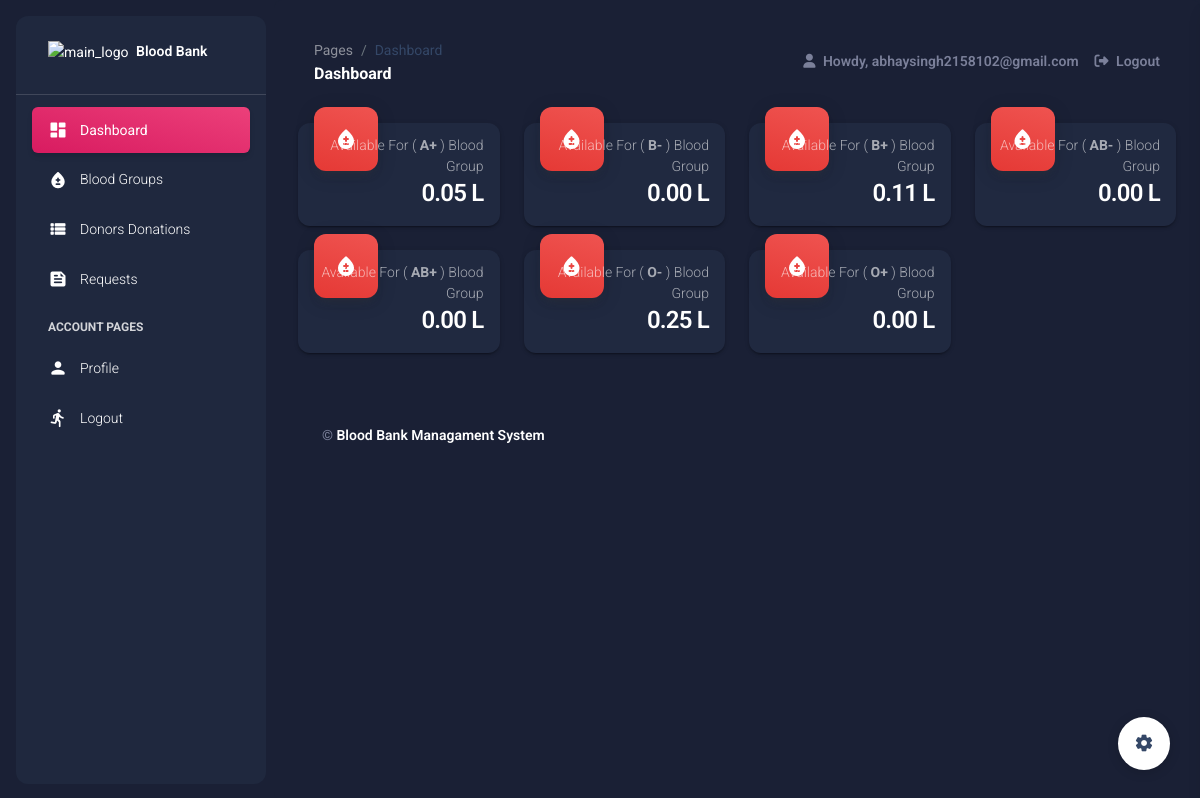
The app's page / (signed in) with its own data.
### bbApp/models.py (models this page shows, shortened)
class Blood_Group(models.Model):
    name = models.CharField(max_length=250)
    status = models.CharField(max_length=2, choices=(('1','Active'),('2','Inactive')), default = 1)
    date_created = models.DateTimeField(default=timezone.now)
    date_updated = models.DateTimeField(auto_now=True)
    def get_total_volume(self):
        try:
            total_donation = Donation.objects.filter(blood_group = self).aggregate(Sum('donation_volume'))['donation_volume__sum']
            if total_donation is None:
                total_donation = 0
        except:
            total_donation = 0
        try:
            total_request = Request.objects.exclude(status = 4).filter(blood_group = self).aggregate(Sum('volume'))['volume__sum']
            if total_request is None:
                total_request = 0
        except:
            total_request = 0
        return (total_donation - total_request) / 1000

### bbApp/views.py (the view)
# urls.py: path('', views.home,name="home-page"),
@login_required
def home(request):
    context['page'] = 'home'
    context['page_title'] = 'Dashboard'
    context['blood_groups'] = models.Blood_Group.objects.filter(status =1).all()
    return render(request,'home.html',context)

### bbApp/templates/home.html (shortened to what this page needs)
{% extends "layouts/base.html" %} {% load humanize %} {% load static %} {% load customfilter %}
{% block content %}
    <div class="container-fluid py-4">
      <div class="row">
        {% for bg in blood_groups %}
        <div class="col-xl-3 col-sm-6 mb-xl-4 mb-4">
          <div class="card">
            <div class="card-header p-3 pt-2">
              <div class="icon icon-lg icon-shape bg-gradient-danger shadow-dark text-center border-radius-xl mt-n4 position-absolute">
                <i class="material-icons opacity-10">bloodtype</i>
              </div>
              <div class="text-end pt-1">
                <p class="text-sm mb-0 text-capitalize">Available for ( <b>{{ bg.name }}</b> ) Blood Group</p>
                <h4 class="mb-0">{{ bg.get_total_volume|floatformat:2|intcomma }} L</h4>
              </div>
            </div>
          </div>
        </div>
        {% endfor %}
      </div>
      {% include 'includes/footer.html' %}
    </div>
{% endblock content %}

### bbApp/templates/layouts/base.html (shortened to what this page needs)
{% load static %} {% load customfilter %}
<!DOCTYPE html>
<html lang="en">
<head>
    <link href="{% static 'plugins/material-dashboard/css/nucleo-icons.css' %}" rel="stylesheet" />
    <link href="{% static 'plugins/material-dashboard/css/nucleo-svg.css' %}" rel="stylesheet" />
    <link rel="stylesheet" href="{% static 'plugins/DataTables/datatables.min.css' %}" />
    <link rel="stylesheet" href="{% static 'default/css/style.css' %}">
    <link id="pagestyle" href="{% static 'plugins/material-dashboard/css/material-dashboard.css' %}" rel="stylesheet" /> {% block stylesheets %}{% endblock stylesheets %}
</head>
<body class="g-sidenav-show bg-gray-200 dark-version">
    {% if has_sidebar %} {% include 'includes/sidebar.html' %} {% endif %}
    <main class="main-content position-relative max-height-vh-100 h-100 border-radius-lg ">
        {% if has_navigation %}{% include 'includes/navigation.html' %}{% endif %}  {% block content %}{% endblock content %}
    </main>
    {% include 'includes/modals.html' %} {% include 'includes/fixed-plugin.html' %} {% include 'includes/scripts.html' %}
</body>
</html>

### bbApp/templates/includes/sidebar.html (shortened to what this page needs)
<aside class="sidenav navbar navbar-vertical navbar-expand-xs border-0 border-radius-xl my-3 fixed-start ms-3   bg-gradient-dark" id="sidenav-main">
    <div class="sidenav-header">
      <a class="navbar-brand m-0"
         href="https://appseed.us/admin-dashboards/flask-dashboard-material-design" target="_blank">
        <img src="{{ MEDIA_URL }}/default/logo.png" class="navbar-brand-img h-100" alt="main_logo">
        <span class="ms-1 font-weight-bold text-white">Blood Bank</span>
      </a>
    </div>
    <hr class="horizontal light mt-0 mb-2">
    <div class="collapse navbar-collapse  w-auto  max-height-vh-100" id="sidenav-collapse-main">
      <ul class="navbar-nav">
        <li class="nav-item">
          <a class="nav-link text-white {% if not page or page == 'home' %} active bg-gradient-primary {% endif %}"
             href="/">
            <div class="text-white text-center me-2 d-flex align-items-center justify-content-center">
              <i class="material-icons opacity-10">dashboard</i>
            </div>
            <span class="nav-link-text ms-1">Dashboard</span>
          </a>
        </li>
        <li class="nav-item">
          <a class="nav-link text-white {% if page == 'blood_group_mgt' %} active bg-gradient-primary {% endif %}"
             href="{% url 'blood_group-page' %}">
            <div class="text-white text-center me-2 d-flex align-items-center justify-content-center">
              <i class="material-icons opacity-10">bloodtype</i>
            </div>
            <span class="nav-link-text ms-1">Blood Groups</span>
          </a>
        </li>
        <li class="nav-item">
          <a class="nav-link text-white {% if page == 'donation_mgt' %} active bg-gradient-primary {% endif %}"
             href="{% url 'donation-page' %}">
            <div class="text-white text-center me-2 d-flex align-items-center justify-content-center">
              <i class="material-icons opacity-10">view_list</i>
            </div>
            <span class="nav-link-text ms-1">Donors Donations</span>
          </a>
        </li>
        <li class="nav-item">
          <a class="nav-link text-white {% if page == 'request_mgt' %} active bg-gradient-primary {% endif %}"
             href="{% url 'request-page' %}">
            <div class="text-white text-center me-2 d-flex align-items-center justify-content-center">
              <i class="material-icons opacity-10">feed</i>
            </div>
            <span class="nav-link-text ms-1">Requests</span>
          </a>
        </li>
        <li class="nav-item mt-3">
          <h6 class="ps-4 ms-2 text-uppercase text-xs text-white font-weight-bolder opacity-8">Account pages</h6>
        </li>
        <li class="nav-item">
          <a class="nav-link text-white {% if page == 'profile' %} active bg-gradient-primary {% endif %}"
             href="{% url 'profile-page' %}">
            <div class="text-white text-center me-2 d-flex align-items-center justify-content-center">
              <i class="material-icons opacity-10">person</i>
            </div>
            <span class="nav-link-text ms-1">Profile</span>
          </a>
        </li>
        <li class="nav-item">
          <a class="nav-link text-white " href="{% url 'logout' %}">
            <div class="text-white text-center me-2 d-flex align-items-center justify-content-center">
              <i class="material-icons opacity-10">directions_run</i>
            </div>
            <span class="nav-link-text ms-1">Logout</span>
          </a>
        </li>
      </ul>
    </div>
  </aside>

### bbApp/templates/includes/navigation.html (shortened to what this page needs)
    <nav class="navbar navbar-main navbar-expand-lg px-0 mx-4 shadow-none border-radius-xl position-sticky mt-4 top-1 z-index-sticky" id="navbarBlur" navbar-scroll="true">
      <div class="container-fluid py-1 px-3">
        <nav aria-label="breadcrumb">
          <ol class="breadcrumb bg-transparent mb-0 pb-0 pt-1 px-0 me-sm-6 me-5">
            <li class="breadcrumb-item text-sm"><a class="opacity-5 text-dark" href="javascript:;">Pages</a></li>
            <li class="breadcrumb-item text-sm text-dark active" aria-current="page">{{ page_title }}</li>
          </ol>
          <h6 class="font-weight-bolder mb-0">{{ page_title }}</h6>
        </nav>
        <div class="collapse navbar-collapse mt-sm-0 mt-2 me-md-0 me-sm-4" id="navbar">
          <ul class="navbar-nav  justify-content-end">
            <li class="nav-item d-flex align-items-center">
              <a href="" class="nav-link text-body font-weight-bold px-3">
                <i class="fa fa-user me-sm-1"></i>
                  Howdy, {{ user.username }}
              </a>
            </li>
            <li class="nav-item d-flex align-items-center">
              <a href="{% url 'logout' %}" class="nav-link text-body font-weight-bold px-0">
                <i class="fa fa-sign-out me-sm-1"></i>
                <span class="d-sm-inline d-none">Logout</span>
              </a>
            </li>
          </ul>
        </div>
      </div>
    </nav>

### bbApp/templates/includes/footer.html (shortened to what this page needs)
      <footer class="footer pt-5">
        <div class="container-fluid">
          <div class="row align-items-center justify-content-lg-between">
            <div class="col-lg-6 mb-lg-0 mb-4">
              <div class="copyright text-center text-sm text-muted text-lg-start">
                &copy; <a href="" class="font-weight-bold" target="_blank">{{ system_name }}</a>
              </div>
            </div>
          </div>
        </div>
      </footer>

### bbApp/templates/includes/fixed-plugin.html (shortened to what this page needs)
  <div class="fixed-plugin">
    <a class="fixed-plugin-button text-dark position-fixed px-3 py-2">
      <i class="material-icons py-2">settings</i>
    </a>
    </div>

### bbApp/templates/includes/scripts.html (shortened to what this page needs)
  {% load static %}

### static/default/css/style.css (style rules this page uses)
html, body { height: 100%; width: 100%; max-height: 100%; overflow: auto; display: flex; flex-direction: column; }

### records on screen
Blood_Group: name "A+", get_total_volume "0.05"
Blood_Group: name "B-", get_total_volume "0.00"
Blood_Group: name "B+", get_total_volume "0.11"
Blood_Group: name "AB-", get_total_volume "0.00"
Blood_Group: name "AB+", get_total_volume "0.00"
Blood_Group: name "O-", get_total_volume "0.25"
Blood_Group: name "O+", get_total_volume "0.00"

### other values on screen
{{ page_title }} "Dashboard"
{{ user.username }} "abhaysingh2158102@gmail.com"
{{ system_name }} "Blood Bank Managament System"
